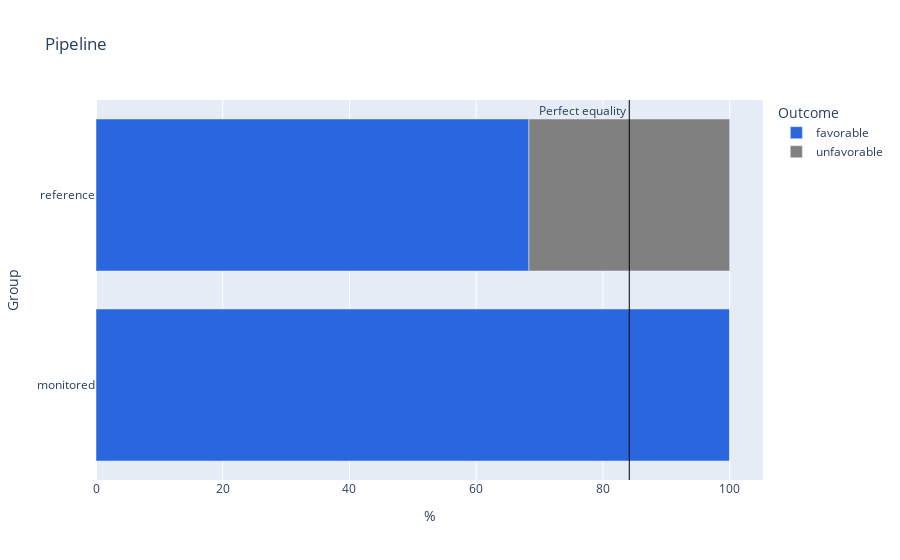
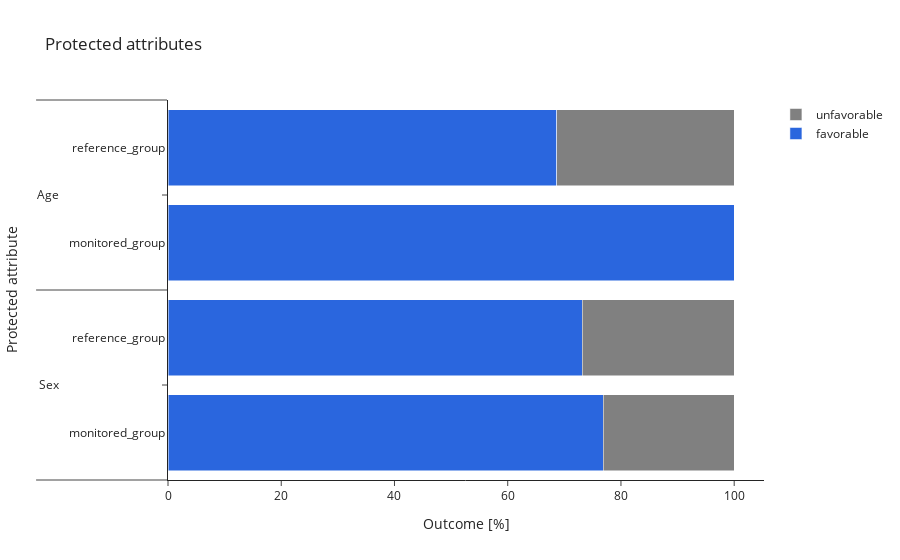

Source (notebook cell) for these figures, in order:
### Markdown cell above
You can analize favorable outcome distributions using `visualize` method from `utils` module.

### Code cell
from ibm_watsonx_ai.utils.autoai.fairness import visualize

visualize(run_details, pipeline_name)

### Figure 1 — Plotly figure (JSON) as saved in the notebook; plotly's stock layout.template omitted (floating-point values rounded to 4 significant figures)
{"data": [{"alignmentgroup": "True", "hovertemplate": "Outcome=favorable<br>%=%{x}<br>Group=%{y}<extra></extra>", "legendgroup": "favorable", "marker": {"color": "#2A66DE", "pattern": {"shape": ""}}, "name": "favorable", "offsetgroup": "favorable", "orientation": "h", "showlegend": true, "textposition": "auto", "type": "bar", "x": [100, 68.32], "xaxis": "x", "y": ["monitored", "reference"], "yaxis": "y"}, {"alignmentgroup": "True", "hovertemplate": "Outcome=unfavorable<br>%=%{x}<br>Group=%{y}<extra></extra>", "legendgroup": "unfavorable", "marker": {"color": "gray", "pattern": {"shape": ""}}, "name": "unfavorable", "offsetgroup": "unfavorable", "orientation": "h", "showlegend": true, "textposition": "auto", "type": "bar", "x": [0, 31.68], "xaxis": "x", "y": ["monitored", "reference"], "yaxis": "y"}], "layout": {"annotations": [{"showarrow": false, "text": "Perfect equality", "x": 84.16, "xanchor": "right", "xref": "x", "y": 1, "yanchor": "top", "yref": "y domain"}], "barmode": "relative", "legend": {"title": {"text": "Outcome"}, "tracegroupgap": 0}, "shapes": [{"line": {"color": "black", "width": 1}, "type": "line", "x0": 84.16, "x1": 84.16, "xref": "x", "y0": 0, "y1": 1, "yref": "y domain"}], "title": {"text": "Pipeline"}, "xaxis": {"anchor": "y", "domain": [0, 1], "title": {"text": "%"}}, "yaxis": {"anchor": "x", "domain": [0, 1], "title": {"text": "Group"}}}}

### Figure 2 — Plotly figure (JSON) as saved in the notebook; plotly's stock layout.template omitted (floating-point values rounded to 4 significant figures)
{"data": [{"marker": {"color": "#2A66DE"}, "name": "favorable", "orientation": "h", "type": "bar", "x": [76.84, 100, 73.14, 68.64], "y": [["Sex", "Age", "Sex", "Age"], ["monitored_group", "monitored_group", "reference_group", "reference_group"]]}, {"marker": {"color": "gray"}, "name": "unfavorable", "orientation": "h", "type": "bar", "x": [23.16, 0, 26.86, 31.36], "y": [["Sex", "Age", "Sex", "Age"], ["monitored_group", "monitored_group", "reference_group", "reference_group"]]}], "layout": {"barmode": "stack", "title": {"text": "Protected attributes"}, "xaxis": {"title": {"text": "Outcome [%]"}}, "yaxis": {"title": {"text": "Protected attribute"}}}}
